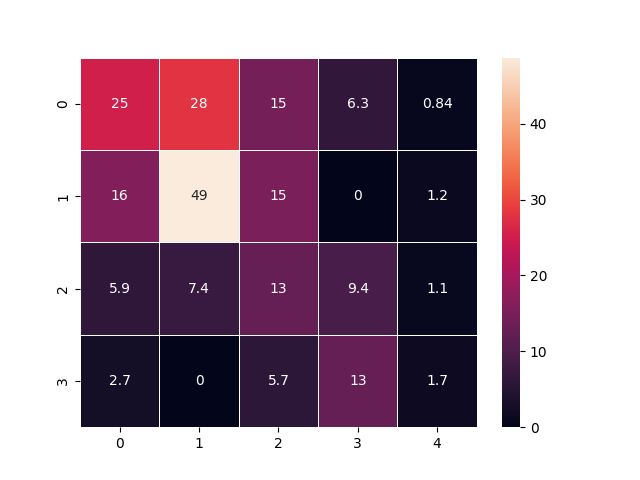

Generate this figure with Python:
# Importing NumPy Library
import numpy as np
import matplotlib.pylab as plt
import seaborn as sns               # For the automatic handling of gradient for the heatmap  
import sys
from random import *
from num2 import ChNbr

# Reading number of unknowns
#n = int(input('Enter number of unknowns: '))
# EXEMPLE 1: of a 2x2 Ill conditionned system 
# n = 2
# b = np.array([[1.,1.,2.],[1.,1.001,2]])

# EXEMPLE 2: of a 4x4 Ill conditionned system (Hilbert Matrix) 
n = 4
b = np.array( [[5., 7., 6., 5., 1.],
                [7., 10., 8., 7., 2.],
                [6., 8., 10., 9., 3.],
                [5., 7., 9., 10., 4.]])


# Making numpy array of n x n+1 size and initializing 
# to zero for storing augmented matrix
a = np.zeros((n,n+1), dtype=np.dtype(ChNbr))

# Making numpy array of n size and initializing 
# to zero for storing solution vector
x = np.zeros(n, dtype=np.dtype(ChNbr))

def print_np_mat_ChNbr(a):
    d = a.shape
    print("INDEX")
    for i in range(d[0]):
        for j in range(d[1]):
            print('%5d ' %(a[i][j].idx), end='')
        print("\n")

    print("VALUE")
    for i in range(d[0]):
        for j in range(d[1]):
            print(a[i][j].val, end='\t')
        print("\n")

# Reading augmented matrix coefficients
for i in range(n):
    for j in range(n+1):
        #a[i][j] = ChNbr( uniform(1,10) , follow=True)
        a[i][j] = ChNbr(b[i][j],follow=True)


print("Initial System")
print_np_mat_ChNbr(a)
    
# Applying Gauss Elimination
for i in range(n):
    if a[i][i] == 0.0:
        sys.exit('Divide by zero detected!')
        
    for j in range(i+1, n):
        ratio = a[j][i]/a[i][i]
        
        for k in range(n+1):
            a[j][k] = a[j][k] - ratio * a[i][k]


# Back Substitution
x[n-1] = a[n-1][n]/a[n-1][n-1]

for i in range(n-2,-1,-1):
    x[i] = a[i][n]
    
    for j in range(i+1,n):
        x[i] = x[i] - a[i][j]*x[j]
    
    x[i] = x[i]/a[i][i]

# Displaying solution
print('\nRequired solution is: ')
for i in range(n):
    print('X%d' %(i), x[i], "\n")

# Plot the Norm1 of each input values on the resulting system (ie. Detailed Condition Number)
heatmap1 = np.zeros((n,n+1))
for i in range(n):
    for k,v in x[i].tab.items():
        heatmap1[((k-1)//(n+1))][(k-1)%(n+1)]+=v

ax = sns.heatmap(heatmap1, annot=True, linewidth=0.5)
plt.show()
